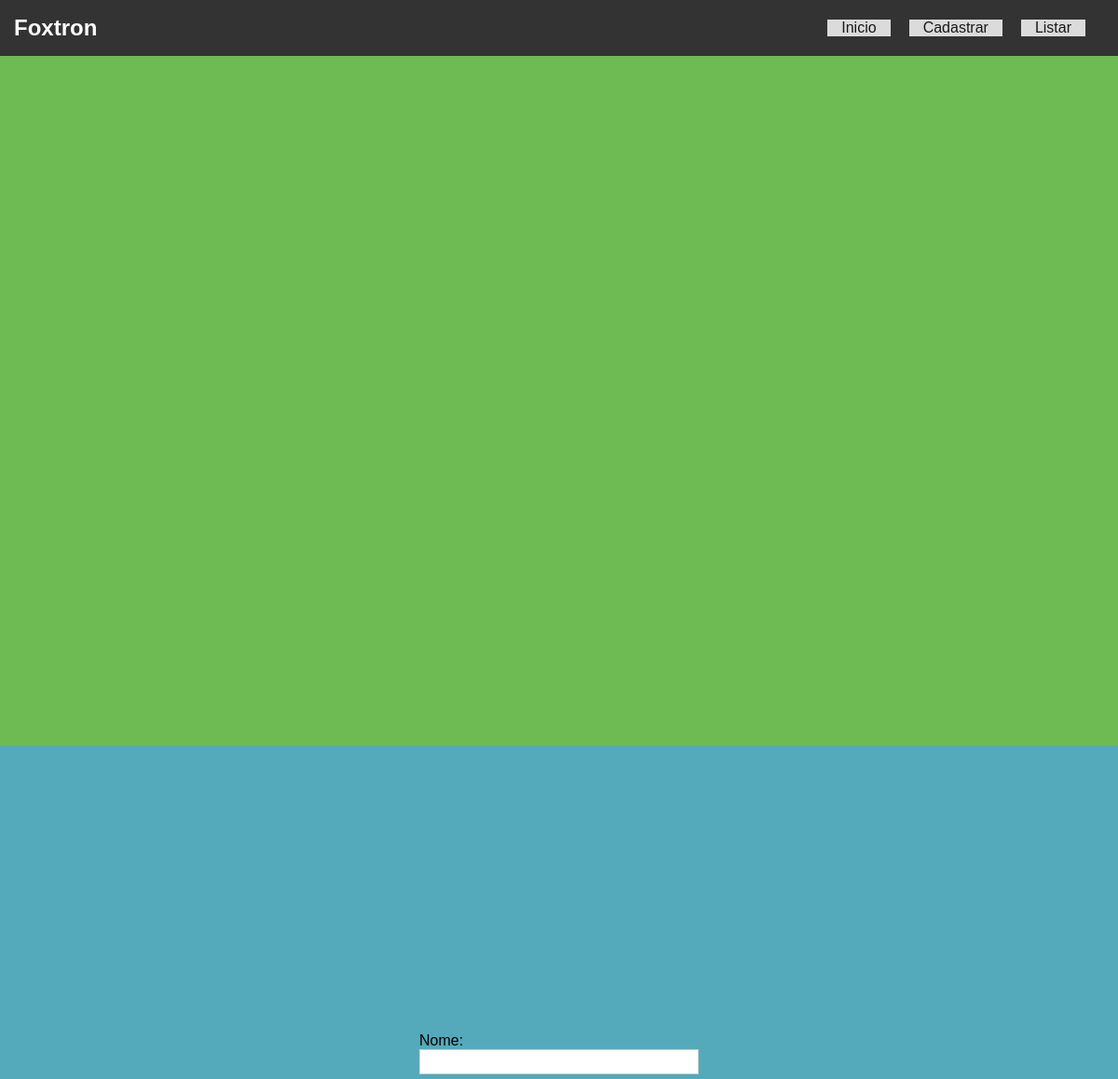
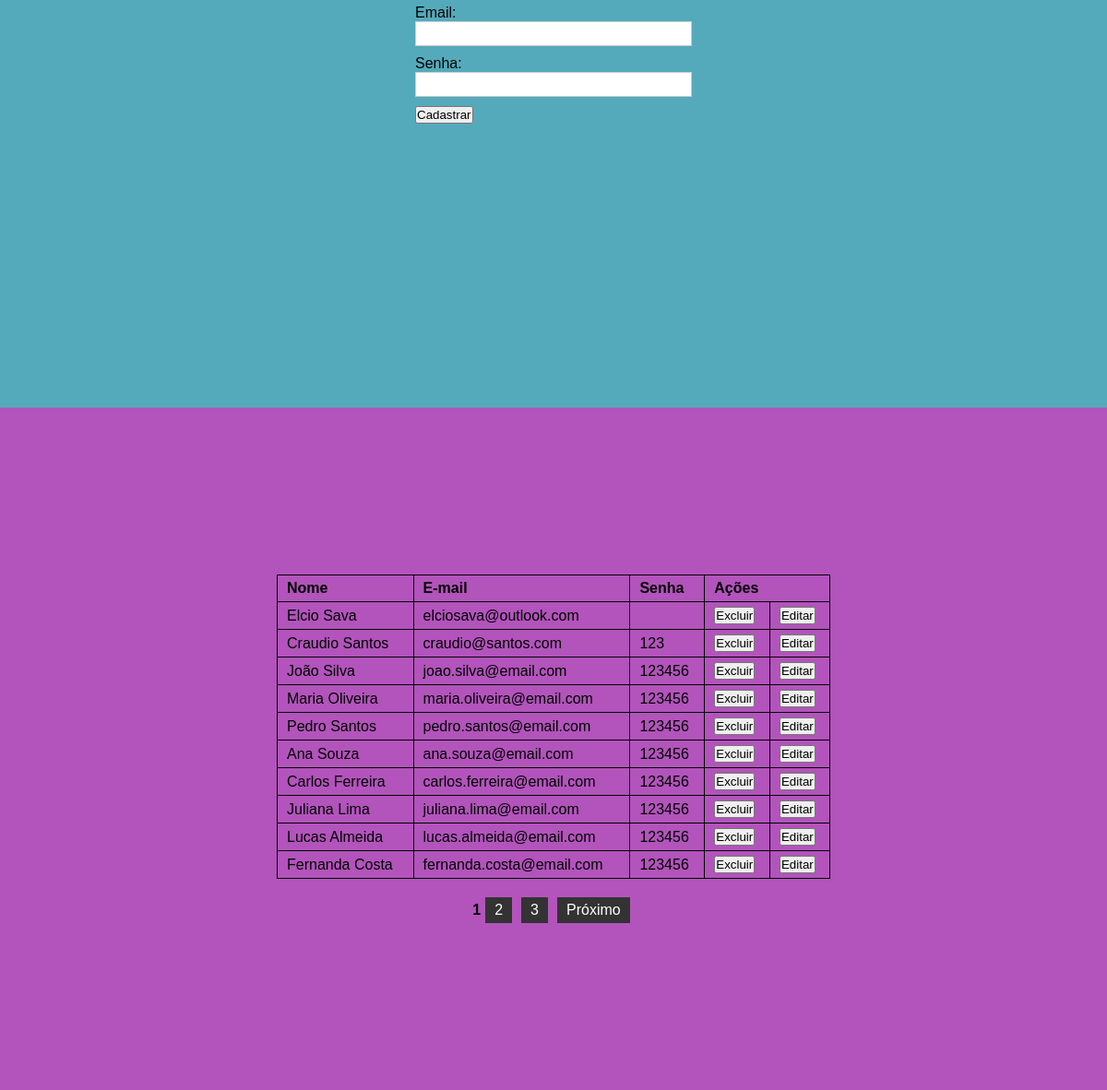
The page / on the database its author committed (2 pictures, top to bottom).
### tables this page shows
CREATE TABLE `usuarios` (
  `id_usuario` int(11) NOT NULL,
  `nome_usuario` varchar(40) DEFAULT NULL,
  `email_usuario` varchar(40) DEFAULT NULL,
  `senha_usuario` varchar(255) NOT NULL
);

### index.php (the view, shortened to what this page needs)
<?php
include 'conexao.php';
?>
<!DOCTYPE html>
<html lang="pt-br">
<head>
    <link rel="stylesheet" href="style.css">
</head>
<body>
    <header>
        <h2>Foxtron</h2>
        <nav>
            <ul>
                <li><a href="#inicio">Inicio</a></li>
                <li><a href="#cadastrar">Cadastrar</a></li>
                <li><a href="#listar">Listar</a></li>
            </ul>
        </nav>
    </header>
    <section id="inicio">
    </section>
    <section id="cadastrar">
        <div class="formulario">
            <form action="cadastrar_usuario.php" method="post" class="formu">
                <label for="nome_usuario">Nome:</label>
                <input type="text" name="nome_usuario" id="nome_usuario">
                <label for="email_usuario">Email:</label>
                <input type="email" name="email_usuario" id="email_usuario">
                <label for="senha_usuario">Senha:</label>
                <input type="password" name="senha_usuario" id="senha_usuario">
                <button type="submit">Cadastrar</button>
            </form>
        </div>
    </section>
    <section id="listar">
        <div class="listar">
            <?php
            $limite = 10;
            $pagina = isset($_GET['pagina']) ? (int)$_GET['pagina'] : 1;
            $offset = ($pagina - 1) * $limite;
            $sql_total = "SELECT COUNT(*) as total FROM usuarios";
            $stmt_total = $conexao->prepare($sql_total);
            $stmt_total->execute();
            $total_registros = $stmt_total->fetchColumn();
            $total_paginas = ceil($total_registros / $limite);
            $sql_busca = "SELECT * FROM usuarios LIMIT :limite OFFSET :offset";
            $stmt_busca = $conexao->prepare($sql_busca);
            $stmt_busca->bindValue(':limite', $limite, PDO::PARAM_INT);
            $stmt_busca->bindValue(':offset', $offset, PDO::PARAM_INT);
            $stmt_busca->execute();
            ?>
            <table>
                <thead>
                    <th>Nome</th>
                    <th>E-mail</th>
                    <th>Senha</th>
                    <th colspan="2">Ações</th>
                </thead>
                <?php
                while ($usuarios = $stmt_busca->fetch(PDO::FETCH_ASSOC)) {
                    echo "<tbody>";
                    echo "<tr>";
                    echo "<td>{$usuarios['nome_usuario']}</td>";
                    echo "<td>{$usuarios['email_usuario']}</td>";
                    echo "<td>{$usuarios['senha_usuario']}</td>";
                    echo "<td>
                                        <form action = 'excluir_cadastro.php' method='get'>
                                        <input type='hidden' name='id_usuario' value='{$usuarios['id_usuario']}'>
                                        <button type='submit'>Excluir</button>
                                        </form>
                        </td>
                        <td>
                                        <form action = 'editar_cadastro.php' method='get'>
                                        <input type='hidden' name='id_usuario' value='{$usuarios['id_usuario']}'>
                                        <button type='submit'>Editar</button>
                                        </form>";
                    echo "</td>";
                    echo "</tr>";
                    echo "</tbody>";
                }
                ?>
            </table>
            <div class="paginacao">
                <?php
                    for($i = 1; $i <= $total_paginas; $i++){
                        if($i == $pagina){
                            echo "<strong>$i</strong>";
                        }else{
                            echo "<a href='?pagina=$i#listar'>$i</a>";
                        }
                    }
                ?>
                <?php if($pagina < $total_paginas): ?>
                    <a href="?pagina=<?= $pagina + 1 ?>#listar">Próximo</a>
                <?php endif; ?>
            </div>
        </div>
    </section>
</body>
</html>

### style.css (style rules this page uses)
* { margin: 0; padding: 0; box-sizing: border-box; }
body { overflow: hidden; font-family: sans-serif; }
header { background-color: #333; color: #fff; padding: 15px; height: 60px; display: flex; justify-content: space-between; align-items: center; position: fixed; width: 100%; top: 0; }
ul { list-style: none; display: flex; }
li { margin-right: 20px; background-color: #dbdbdb; }
a { text-decoration: none; color: #181818; padding: 10px 15px; }
#inicio { background-color: #6ebb54; padding: 20px; height: 100vh }
#cadastrar { background-color: #54aabb; padding: 20px; height: 100vh; display: flex; justify-content: center; align-items: center; }
.formu { width: 300px; }
.formulario { width: 300px; display: flex; justify-content: center; align-items: center; }
input { width: 100%; padding: 5px; margin-bottom: 10px; border: 1px solid #ccc; }
#listar { background-color: #b254bb; padding: 20px; height: calc(100vh - 60px); display: flex; justify-content: center; align-items: center; }
table { width: 600px; border-collapse: collapse; }
table, th, td { border: 1px solid #000; padding: 5px 10px; text-align: left; }
table form { width: auto; }
.paginacao { display: flex; justify-content: center; margin-top: 20px; align-items: center; }
.paginacao a { display: inline-block; padding: 5px 10px; margin: 0 5px; background-color: #333; color: #fff; text-decoration: none; }

### rows shown on the page
usuarios: nome_usuario "Elcio Sava", email_usuario "elciosava@outlook.com"
usuarios: nome_usuario "Craudio Santos", email_usuario "craudio@santos.com", senha_usuario "123"
usuarios: nome_usuario "João Silva", email_usuario "joao.silva@email.com", senha_usuario "123456"
usuarios: nome_usuario "Maria Oliveira", email_usuario "maria.oliveira@email.com", senha_usuario "123456"
usuarios: nome_usuario "Pedro Santos", email_usuario "pedro.santos@email.com", senha_usuario "123456"
usuarios: nome_usuario "Ana Souza", email_usuario "ana.souza@email.com", senha_usuario "123456"
usuarios: nome_usuario "Carlos Ferreira", email_usuario "carlos.ferreira@email.com", senha_usuario "123456"
usuarios: nome_usuario "Juliana Lima", email_usuario "juliana.lima@email.com", senha_usuario "123456"
usuarios: nome_usuario "Lucas Almeida", email_usuario "lucas.almeida@email.com", senha_usuario "123456"
usuarios: nome_usuario "Fernanda Costa", email_usuario "fernanda.costa@email.com", senha_usuario "123456"
